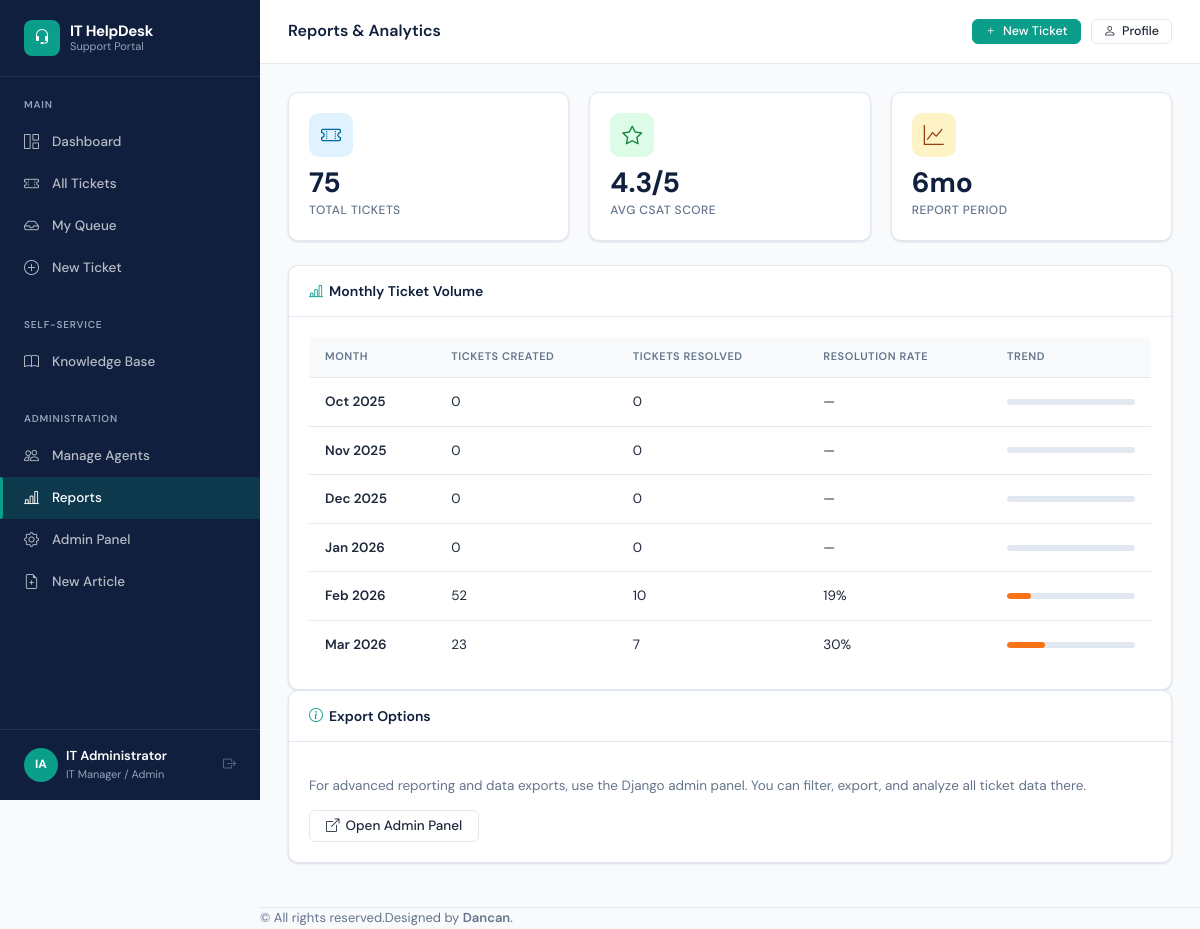
The page /dashboard/reports/ (signed in) on the database its author committed.
### accounts/models.py (models this page shows, shortened)
class User(AbstractUser):
    ROLE_END_USER = 'end_user'
    ROLE_AGENT = 'agent'
    ROLE_MANAGER = 'manager'
    ROLE_CHOICES = [
        (ROLE_END_USER, 'End User'),
        (ROLE_AGENT, 'IT Support Agent'),
        (ROLE_MANAGER, 'IT Manager / Admin'),
    ]
    role = models.CharField(max_length=20, choices=ROLE_CHOICES, default=ROLE_END_USER)
    department = models.ForeignKey(
        Department, on_delete=models.SET_NULL, null=True, blank=True, related_name='users'
    )
    phone = models.CharField(max_length=20, blank=True)
    avatar = models.ImageField(upload_to='avatars/', blank=True, null=True)
    job_title = models.CharField(max_length=100, blank=True)
    is_active = models.BooleanField(default=True)
    email_notifications = models.BooleanField(default=True)
    created_at = models.DateTimeField(auto_now_add=True)
    @property
    def is_end_user(self):
        return self.role == self.ROLE_END_USER
    @property
    def is_manager(self):
        return self.role == self.ROLE_MANAGER
    def get_initials(self):
        if self.first_name and self.last_name:
            return f"{self.first_name[0]}{self.last_name[0]}".upper()
        return self.username[:2].upper()

### dashboard/views.py (the view)
# urls.py: path('reports/', views.reports, name='reports'),
@login_required
def reports(request):
    if not request.user.is_manager:
        from django.shortcuts import redirect
        return redirect('dashboard:home')
    now = timezone.now()
    thirty_days_ago = now - timedelta(days=30)
    all_tickets = Ticket.objects.all()
    monthly_stats = []
    for i in range(5, -1, -1):
        month_start = (now - timedelta(days=30 * i)).replace(day=1, hour=0, minute=0, second=0)
        month_end = (month_start + timedelta(days=32)).replace(day=1)
        monthly_stats.append({
            'month': month_start.strftime('%b %Y'),
            'created': all_tickets.filter(created_at__gte=month_start, created_at__lt=month_end).count(),
            'resolved': all_tickets.filter(resolved_at__gte=month_start, resolved_at__lt=month_end).count(),
        })
    return render(request, 'dashboard/reports.html', {
        'monthly_stats': monthly_stats,
        'total_tickets': all_tickets.count(),
        'avg_csat': all_tickets.filter(csat_score__isnull=False).aggregate(avg=Avg('csat_score'))['avg'],
    })

### templates/dashboard/reports.html (shortened to what this page needs)
{% extends "base/base.html" %}
{% block page_title %}Reports & Analytics{% endblock %}
{% block content %}
<div class="grid-3 mb-6">
  <div class="stat-card">
    <div class="stat-icon" style="background:#e0f2fe;color:#0369a1;"><i class="bi bi-ticket-perforated"></i></div>
    <div class="stat-value">{{ total_tickets }}</div>
    <div class="stat-label">Total Tickets</div>
  </div>
  <div class="stat-card">
    <div class="stat-icon" style="background:#dcfce7;color:#15803d;"><i class="bi bi-star"></i></div>
    <div class="stat-value">{% if avg_csat %}{{ avg_csat|floatformat:1 }}/5{% else %}—{% endif %}</div>
    <div class="stat-label">Avg CSAT Score</div>
  </div>
  <div class="stat-card">
    <div class="stat-icon" style="background:#fef3c7;color:#92400e;"><i class="bi bi-graph-up"></i></div>
    <div class="stat-value">6mo</div>
    <div class="stat-label">Report Period</div>
  </div>
</div>
<div class="card">
  <div class="card-header">
    <h5><i class="bi bi-bar-chart-line" style="color:var(--teal);margin-right:6px;"></i>Monthly Ticket Volume</h5>
  </div>
  <div class="card-body">
    <div style="overflow-x:auto;">
      <table class="data-table" style="min-width:400px;">
        <thead>
          <tr>
            <th>Month</th>
            <th>Tickets Created</th>
            <th>Tickets Resolved</th>
            <th>Resolution Rate</th>
            <th>Trend</th>
          </tr>
        </thead>
        <tbody>
          {% for stat in monthly_stats %}
          <tr>
            <td style="font-weight:600;">{{ stat.month }}</td>
            <td>{{ stat.created }}</td>
            <td>{{ stat.resolved }}</td>
            <td>
              {% if stat.created > 0 %}
              {% widthratio stat.resolved stat.created 100 %}%
              {% else %}—{% endif %}
            </td>
            <td style="width:160px;">
              <div class="progress-bar-wrap">
                <div class="progress-fill {% if stat.resolved >= stat.created %}fill-green{% else %}fill-orange{% endif %}"
                  style="width:{% if stat.created > 0 %}{% widthratio stat.resolved stat.created 100 %}{% else %}0{% endif %}%"></div>
              </div>
            </td>
          </tr>
          {% endfor %}
        </tbody>
      </table>
    </div>
  </div>
</div>
<div class="card mt-5">
  <div class="card-header">
    <h5><i class="bi bi-info-circle" style="color:var(--teal);margin-right:6px;"></i>Export Options</h5>
  </div>
  <div class="card-body">
    <p style="color:var(--text-muted);font-size:13.5px;">
      For advanced reporting and data exports, use the Django admin panel.
      You can filter, export, and analyze all ticket data there.
    </p>
    <a href="/admin/" target="_blank" class="btn btn-outline">
      <i class="bi bi-box-arrow-up-right"></i> Open Admin Panel
    </a>
  </div>
</div>
{% endblock %}

### templates/base/base.html (shortened to what this page needs)
<!DOCTYPE html>
<html lang="en">
<head>
  <link rel="stylesheet" href="https://cdn.jsdelivr.net/npm/bootstrap-icons@1.11.3/font/bootstrap-icons.css">
  <link rel="stylesheet" href="/static/css/main.css">
</head>
<body>
<div class="app-wrapper">
  <aside class="sidebar" id="sidebar">
    <div class="sidebar-brand">
      <div class="sidebar-brand-icon"><i class="bi bi-headset"></i></div>
      <div class="sidebar-brand-text">
        IT HelpDesk
        <small>Support Portal</small>
      </div>
    </div>
    <div class="sidebar-section">
      <div class="sidebar-section-label">Main</div>
      <ul class="sidebar-nav">
        <li>
          <a href="{% url 'dashboard:home' %}" class="{% if request.resolver_match.namespace == 'dashboard' and request.resolver_match.url_name == 'home' %}active{% endif %}">
            <i class="bi bi-grid-1x2"></i> Dashboard
          </a>
        </li>
        <li>
          <a href="{% url 'tickets:list' %}" class="{% if request.resolver_match.namespace == 'tickets' and request.resolver_match.url_name == 'list' %}active{% endif %}">
            <i class="bi bi-ticket-perforated"></i> All Tickets
          </a>
        </li>
        {% if not user.is_end_user %}
        <li>
          <a href="{% url 'tickets:my_queue' %}" class="{% if request.resolver_match.url_name == 'my_queue' %}active{% endif %}">
            <i class="bi bi-inbox"></i> My Queue
          </a>
        </li>
        {% endif %}
        <li>
          <a href="{% url 'tickets:submit' %}" class="{% if request.resolver_match.url_name == 'submit' %}active{% endif %}">
            <i class="bi bi-plus-circle"></i> New Ticket
          </a>
        </li>
      </ul>
    </div>
    <div class="sidebar-section">
      <div class="sidebar-section-label">Self-Service</div>
      <ul class="sidebar-nav">
        <li>
          <a href="{% url 'knowledge:home' %}" class="{% if request.resolver_match.namespace == 'knowledge' %}active{% endif %}">
            <i class="bi bi-book"></i> Knowledge Base
          </a>
        </li>
      </ul>
    </div>
    {% if user.is_manager %}
    <div class="sidebar-section">
      <div class="sidebar-section-label">Administration</div>
      <ul class="sidebar-nav">
        <li>
          <a href="{% url 'accounts:agent_list' %}" class="{% if request.resolver_match.url_name == 'agent_list' %}active{% endif %}">
            <i class="bi bi-people"></i> Manage Agents
          </a>
        </li>
        <li>
          <a href="{% url 'dashboard:reports' %}" class="{% if request.resolver_match.url_name == 'reports' %}active{% endif %}">
            <i class="bi bi-bar-chart-line"></i> Reports
          </a>
        </li>
        <li>
          <a href="/admin/" target="_blank">
            <i class="bi bi-gear"></i> Admin Panel
          </a>
        </li>
        <li>
          <a href="{% url 'knowledge:article_create' %}" class="{% if request.resolver_match.url_name == 'article_create' %}active{% endif %}">
            <i class="bi bi-file-earmark-plus"></i> New Article
          </a>
        </li>
      </ul>
    </div>
    {% endif %}
    <div class="sidebar-footer">
      <div class="sidebar-user d-flex align-items-center gap-2">
        <div class="sidebar-user-avatar">{{ user.get_initials }}</div>
        <div class="sidebar-user-info">
          <div class="sidebar-user-name">{{ user.get_full_name|default:user.username }}</div>
          <div class="sidebar-user-role">{{ user.get_role_display }}</div>
        </div>
        <a href="{% url 'accounts:logout' %}" title="Logout" class="ms-auto text-muted">
          <i class="bi bi-box-arrow-right"></i>
        </a>
      </div>
    </div>
  </aside>
  <div class="main-content">
    <header class="topbar d-flex justify-content-between align-items-center">
      <h1 class="topbar-title mb-0">{% block page_title %}Dashboard{% endblock %}</h1>
      <div class="topbar-actions">
        {% block topbar_actions %}
        <a href="{% url 'tickets:submit' %}" class="btn btn-primary btn-sm">
          <i class="bi bi-plus"></i> New Ticket
        </a>
        <a href="{% url 'accounts:profile' %}" class="btn btn-outline btn-sm">
          <i class="bi bi-person"></i> Profile
        </a>
        {% endblock %}
      </div>
    </header>
    <main class="page-content p-3">
      {% block content %}{% endblock %}
    </main>
    <footer class="footer text-center mt-4 p-3" style="font-size:13px; color:var(--text-muted); border-top:1px solid var(--border);">
      &copy; {{ now|date:"Y" }}All rights reserved.Designed by <a href="https://github.com/Dancanmutuku" target="_blank" style="color:var(--primary); font-weight:600;">Dancan</a>.
    </footer>
  </div>
</div>
</body>
</html>

### rows shown on the page
User: get_initials "IA", get_full_name "IT Administrator", role "IT Manager / Admin"

### other values the page prints
{{ total_tickets }} "75"
{{ avg_csat|floatformat:1 }} "4.3"
{{ stat.month }} "Oct 2025" "Nov 2025" "Dec 2025" "Jan 2026" "Feb 2026" "Mar 2026"
{{ stat.created }} "0" "0" "0" "0" "52" "23"
{{ stat.resolved }} "0" "0" "0" "0" "10" "7"
